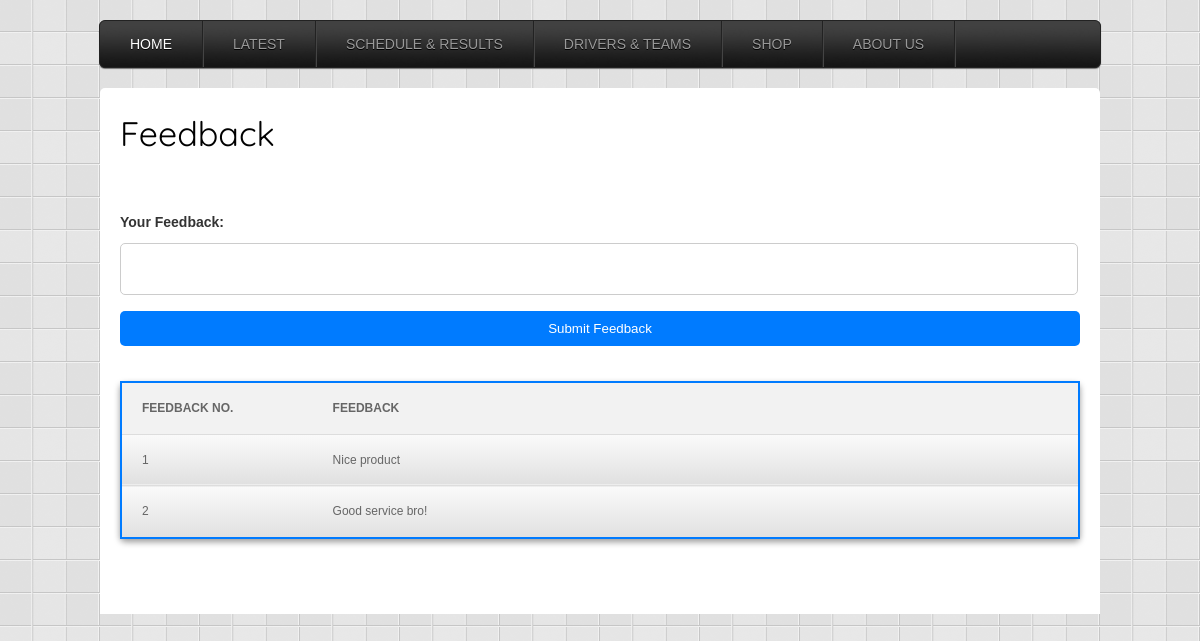
The app's page /feedback.php, older data.
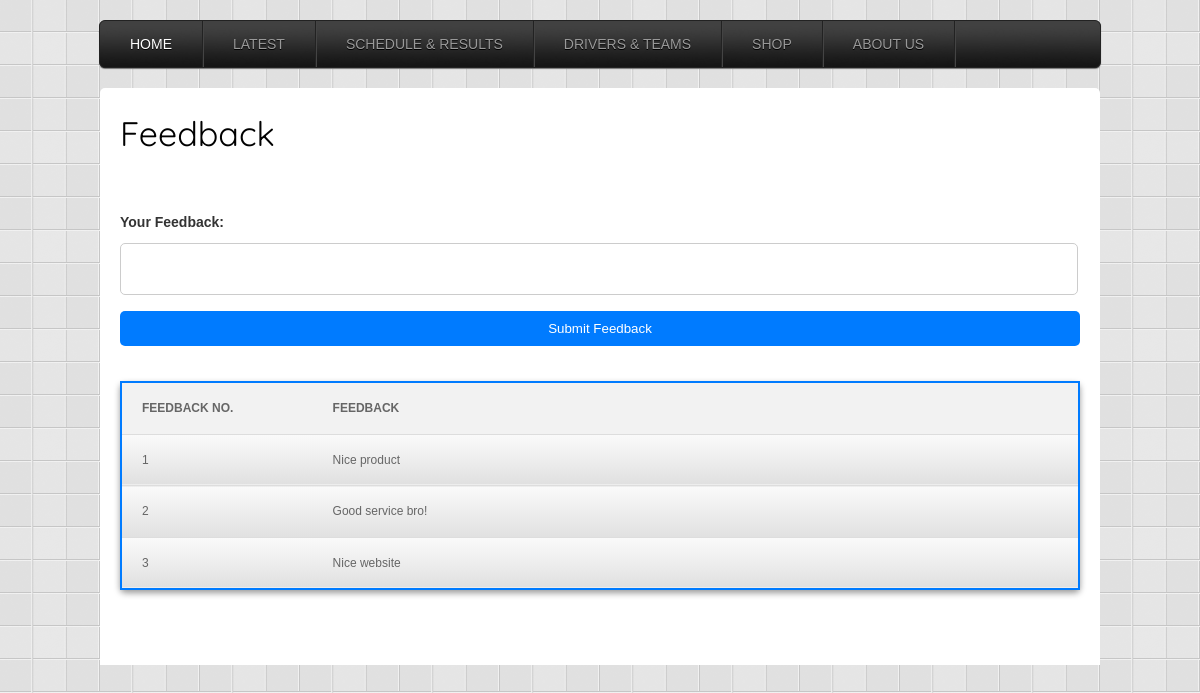
The same page, newer data.
### tables this page shows
CREATE TABLE `feedback` (
  `feedback_no.` int(4) NOT NULL,
  `feedback` text NOT NULL
);

### feedback.php (the view, shortened to what this page needs)
<?php include("dataconnection.php"); ?>
<!DOCTYPE HTML>
<head>
<link rel="stylesheet" type="text/css" media="screen" href="css/style.css">
<link rel="stylesheet" type="text/css" media="screen" href="menu/css/simple_menu.css">
<link rel="stylesheet" type="text/css" media="screen" href="css\feedback.css">
<link rel="stylesheet" type="text/css" href="js/fancybox/jquery.fancybox.css" media="all">
</head>
<body>
<ol id="menu">
  <li class="active_menu_item"><a href="index.php" style="color:#FFF">Home</a>
  </li>
  <li><a href="#">Latest</a>
  </li>
  <li><a href="#">Schedule & Results</a>
  </li>
  <li><a href="#">Drivers & Teams</a>
  </li>
  <li><a href="#">Shop</a>
  </li>
  <li><a href="#">About Us</a>
  </li>
</ol>
<div id="container">
  <h1>Feedback</h1>
  <div class="feedback-form">
    <form action="feedback.php" method="post">
        <label for="feedback"><br><br>Your Feedback:</label>
        <textarea id="feedback" name="feedback" required></textarea>
        <input type="submit" value="Submit Feedback">
    </form>
</div>
    <div class="feedback-list">
            <table class="feedback-table" border="1" width="700px" height="100px">
                <tr>
                    <th>Feedback No.</th>
                    <th>Feedback</th>
                </tr>
                <?php
                $result = mysqli_query($connect, "select * from feedback");
                while($row = mysqli_fetch_assoc($result))
                    {
                    ?>
                    <tr>
                        <td><?php echo $row["feedback_no."];?></td>
                        <td><?php echo $row["feedback"]; ?></td>
                    </tr>
                    <?php
                    }
                ?>
            </table>
    </div>
  <div style="clear:both; height: 40px"></div>
</div>
</body>
</html>

Row changes from the older to the newer data that the page shows:
added feedback: value "3", feedback "Nice website"
